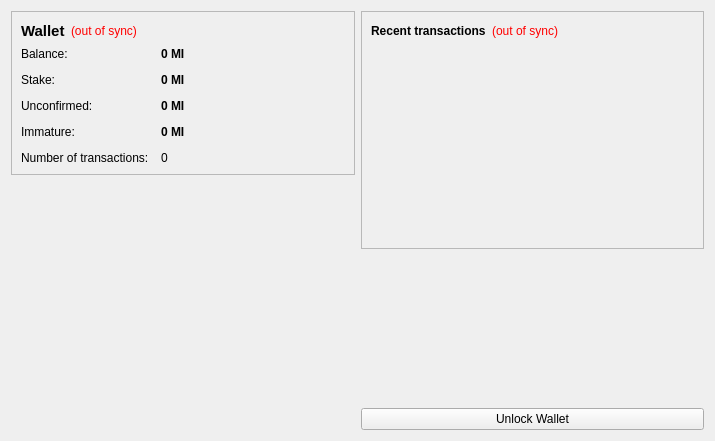
<?xml version="1.0" encoding="UTF-8"?>
<ui version="4.0">
 <class>OverviewPage</class>
 <widget class="QWidget" name="OverviewPage">
  <property name="geometry">
   <rect>
    <x>0</x>
    <y>0</y>
    <width>715</width>
    <height>441</height>
   </rect>
  </property>
  <property name="windowTitle">
   <string>Form</string>
  </property>
  <layout class="QHBoxLayout" name="horizontalLayout" stretch="1,1">
   <item>
    <layout class="QVBoxLayout" name="verticalLayout_2">
     <item>
      <widget class="QFrame" name="frame">
       <property name="frameShape">
        <enum>QFrame::StyledPanel</enum>
       </property>
       <property name="frameShadow">
        <enum>QFrame::Raised</enum>
       </property>
       <layout class="QVBoxLayout" name="verticalLayout_4">
        <item>
         <layout class="QHBoxLayout" name="horizontalLayout_4">
          <item>
           <widget class="QLabel" name="label_5">
            <property name="font">
             <font>
              <pointsize>11</pointsize>
              <weight>75</weight>
              <bold>true</bold>
             </font>
            </property>
            <property name="text">
             <string>Wallet</string>
            </property>
           </widget>
          </item>
          <item>
           <widget class="QLabel" name="labelWalletStatus">
            <property name="toolTip">
             <string>The displayed information may be out of date. Your wallet automatically synchronizes with the 888diss network after a connection is established, but this process has not completed yet.</string>
            </property>
            <property name="styleSheet">
             <string notr="true">QLabel { color: red; }</string>
            </property>
            <property name="text">
             <string notr="true">(out of sync)</string>
            </property>
            <property name="alignment">
             <set>Qt::AlignLeading|Qt::AlignLeft|Qt::AlignVCenter</set>
            </property>
           </widget>
          </item>
          <item>
           <spacer name="horizontalSpacer_2">
            <property name="orientation">
             <enum>Qt::Horizontal</enum>
            </property>
            <property name="sizeHint" stdset="0">
             <size>
              <width>40</width>
              <height>20</height>
             </size>
            </property>
           </spacer>
          </item>
         </layout>
        </item>
        <item>
         <layout class="QFormLayout" name="formLayout_2">
          <property name="fieldGrowthPolicy">
           <enum>QFormLayout::AllNonFixedFieldsGrow</enum>
          </property>
          <property name="horizontalSpacing">
           <number>12</number>
          </property>
          <property name="verticalSpacing">
           <number>12</number>
          </property>
          <item row="0" column="0">
           <widget class="QLabel" name="label">
            <property name="text">
             <string>Balance:</string>
            </property>
           </widget>
          </item>
          <item row="0" column="1">
           <widget class="QLabel" name="labelBalance">
            <property name="font">
             <font>
              <weight>75</weight>
              <bold>true</bold>
             </font>
            </property>
            <property name="cursor">
             <cursorShape>IBeamCursor</cursorShape>
            </property>
            <property name="toolTip">
             <string>Your current balance</string>
            </property>
            <property name="text">
             <string notr="true">0 MI</string>
            </property>
            <property name="textInteractionFlags">
             <set>Qt::LinksAccessibleByMouse|Qt::TextSelectableByKeyboard|Qt::TextSelectableByMouse</set>
            </property>
           </widget>
          </item>
          <item row="1" column="0">
           <widget class="QLabel" name="label_6">
            <property name="text">
             <string>Stake:</string>
            </property>
           </widget>
          </item>
          <item row="1" column="1">
           <widget class="QLabel" name="labelStake">
            <property name="font">
             <font>
              <weight>75</weight>
              <bold>true</bold>
             </font>
            </property>
            <property name="cursor">
             <cursorShape>IBeamCursor</cursorShape>
            </property>
            <property name="toolTip">
             <string>Total of coins that was staked, and do not yet count toward the current balance</string>
            </property>
            <property name="text">
             <string notr="true">0 MI</string>
            </property>
            <property name="textInteractionFlags">
             <set>Qt::LinksAccessibleByMouse|Qt::TextSelectableByKeyboard|Qt::TextSelectableByMouse</set>
            </property>
           </widget>
          </item>
          <item row="2" column="0">
           <widget class="QLabel" name="label_3">
            <property name="text">
             <string>Unconfirmed:</string>
            </property>
           </widget>
          </item>
          <item row="2" column="1">
           <widget class="QLabel" name="labelUnconfirmed">
            <property name="font">
             <font>
              <weight>75</weight>
              <bold>true</bold>
             </font>
            </property>
            <property name="cursor">
             <cursorShape>IBeamCursor</cursorShape>
            </property>
            <property name="toolTip">
             <string>Total of transactions that have yet to be confirmed, and do not yet count toward the current balance</string>
            </property>
            <property name="text">
             <string notr="true">0 MI</string>
            </property>
            <property name="textInteractionFlags">
             <set>Qt::LinksAccessibleByMouse|Qt::TextSelectableByKeyboard|Qt::TextSelectableByMouse</set>
            </property>
           </widget>
          </item>
          <item row="3" column="0">
           <widget class="QLabel" name="labelImmatureText">
            <property name="text">
             <string>Immature:</string>
            </property>
           </widget>
          </item>
          <item row="3" column="1">
           <widget class="QLabel" name="labelImmature">
            <property name="font">
             <font>
              <weight>75</weight>
              <bold>true</bold>
             </font>
            </property>
            <property name="toolTip">
             <string>Mined balance that has not yet matured</string>
            </property>
            <property name="text">
             <string notr="true">0 MI</string>
            </property>
            <property name="textInteractionFlags">
             <set>Qt::LinksAccessibleByMouse|Qt::TextSelectableByKeyboard|Qt::TextSelectableByMouse</set>
            </property>
           </widget>
          </item>
          <item row="4" column="0">
           <widget class="QLabel" name="label_2">
            <property name="text">
             <string>Number of transactions:</string>
            </property>
           </widget>
          </item>
          <item row="4" column="1">
           <widget class="QLabel" name="labelNumTransactions">
            <property name="toolTip">
             <string>Total number of transactions in wallet</string>
            </property>
            <property name="text">
             <string notr="true">0</string>
            </property>
           </widget>
          </item>
         </layout>
        </item>
       </layout>
      </widget>
     </item>
     <item>
      <spacer name="verticalSpacer">
       <property name="orientation">
        <enum>Qt::Vertical</enum>
       </property>
       <property name="sizeHint" stdset="0">
        <size>
         <width>20</width>
         <height>40</height>
        </size>
       </property>
      </spacer>
     </item>
     <item>
      <widget class="QLabel" name="label_6">
       <property name="text">
        <string/>
       </property>
       <property name="pixmap">
        <pixmap resource="../bitcoin.qrc">:/images/backg</pixmap>
       </property>
       <property name="scaledContents">
        <bool>false</bool>
       </property>
       <property name="alignment">
        <set>Qt::AlignCenter</set>
       </property>
       <property name="margin">
        <number>-2</number>
       </property>
      </widget>
     </item>
    </layout>
   </item>
   <item>
    <layout class="QVBoxLayout" name="verticalLayout_3">
     <item>
      <widget class="QFrame" name="frame_2">
       <property name="frameShape">
        <enum>QFrame::StyledPanel</enum>
       </property>
       <property name="frameShadow">
        <enum>QFrame::Raised</enum>
       </property>
       <layout class="QVBoxLayout" name="verticalLayout">
        <item>
         <layout class="QHBoxLayout" name="horizontalLayout_2">
          <item>
           <widget class="QLabel" name="label_4">
            <property name="text">
             <string>&lt;b&gt;Recent transactions&lt;/b&gt;</string>
            </property>
           </widget>
          </item>
          <item>
           <widget class="QLabel" name="labelTransactionsStatus">
            <property name="toolTip">
             <string>The displayed information may be out of date. Your wallet automatically synchronizes with the 888diss network after a connection is established, but this process has not completed yet.</string>
            </property>
            <property name="styleSheet">
             <string notr="true">QLabel { color: red; }</string>
            </property>
            <property name="text">
             <string notr="true">(out of sync)</string>
            </property>
            <property name="alignment">
             <set>Qt::AlignRight|Qt::AlignTrailing|Qt::AlignVCenter</set>
            </property>
           </widget>
          </item>
          <item>
           <spacer name="horizontalSpacer">
            <property name="orientation">
             <enum>Qt::Horizontal</enum>
            </property>
            <property name="sizeHint" stdset="0">
             <size>
              <width>40</width>
              <height>20</height>
             </size>
            </property>
           </spacer>
          </item>
         </layout>
        </item>
        <item>
         <widget class="QListView" name="listTransactions">
          <property name="styleSheet">
           <string notr="true">QListView { background: transparent; }</string>
          </property>
          <property name="frameShape">
           <enum>QFrame::NoFrame</enum>
          </property>
          <property name="verticalScrollBarPolicy">
           <enum>Qt::ScrollBarAlwaysOff</enum>
          </property>
          <property name="horizontalScrollBarPolicy">
           <enum>Qt::ScrollBarAlwaysOff</enum>
          </property>
          <property name="selectionMode">
           <enum>QAbstractItemView::NoSelection</enum>
          </property>
         </widget>
        </item>
       </layout>
      </widget>
     </item>
     <item>
      <spacer name="verticalSpacer_2">
       <property name="orientation">
        <enum>Qt::Vertical</enum>
       </property>
       <property name="sizeHint" stdset="0">
        <size>
         <width>20</width>
         <height>40</height>
        </size>
       </property>
      </spacer>
     </item>
     <item>
      <widget class="QPushButton" name="unlockWalletButton">
       <property name="text">
        <string>Unlock Wallet</string>
       </property>
      </widget>
     </item>
    </layout>
   </item>
  </layout>
 </widget>
 <resources>
  <include location="../bitcoin.qrc"/>
 </resources>
 <connections/>
</ui>
